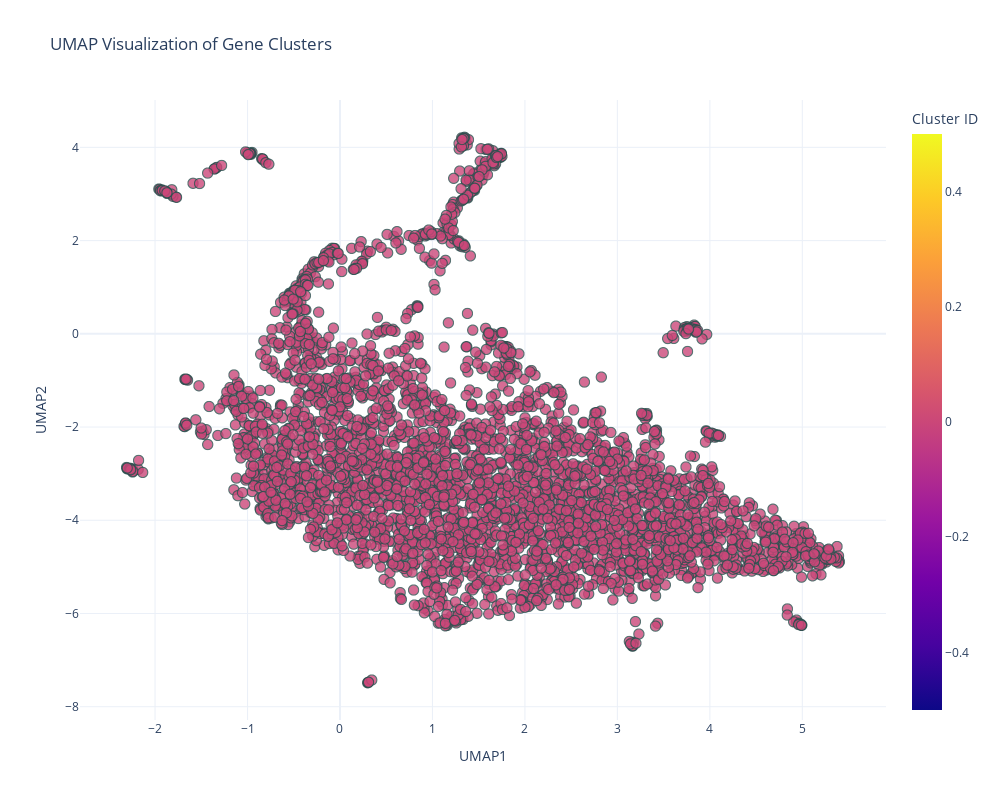

Notebook code cell kept with this figure:
### Code cell
# # Load your data
# # data = pd.read_csv("gene_correlations_gls.tsv", sep='\t', index_col=0)

# # Run the analysis
run_analysis(data, n_clusters=5, similarity_threshold=0.8)

### Figure 1 — Plotly figure (JSON) as saved in the notebook; plotly's stock layout.template omitted (floating-point values rounded to 4 significant figures; data arrays with more than 128 entries replaced by an {"elided": "..."} marker saying what was removed)
{"data": [{"customdata": {"elided": "3789x1x2 mixed values"}, "hovertemplate": "UMAP1=%{x}<br>UMAP2=%{y}<br>Gene=%{customdata[0]}<br>Cluster ID=%{marker.color}<extra></extra>", "legendgroup": "", "marker": {"color": {"elided": "3789 int values"}, "coloraxis": "coloraxis", "line": {"color": "DarkSlateGrey", "width": 1}, "opacity": 0.8, "size": 10, "symbol": "circle"}, "mode": "markers", "name": "", "showlegend": false, "type": "scattergl", "x": {"elided": "3789 float values"}, "xaxis": "x", "y": {"elided": "3789 float values"}, "yaxis": "y"}], "layout": {"coloraxis": {"colorbar": {"title": {"text": "Cluster ID"}}, "colorscale": [[0, "#0d0887"], [0.1111, "#46039f"], [0.2222, "#7201a8"], [0.3333, "#9c179e"], [0.4444, "#bd3786"], [0.5556, "#d8576b"], [0.6667, "#ed7953"], [0.7778, "#fb9f3a"], [0.8889, "#fdca26"], [1, "#f0f921"]]}, "height": 800, "legend": {"title": {"text": "Cluster"}, "tracegroupgap": 0}, "plot_bgcolor": "white", "showlegend": true, "title": {"text": "UMAP Visualization of Gene Clusters"}, "width": 1000, "xaxis": {"anchor": "y", "domain": [0, 1], "title": {"text": "UMAP1"}}, "yaxis": {"anchor": "x", "domain": [0, 1], "title": {"text": "UMAP2"}}}}
